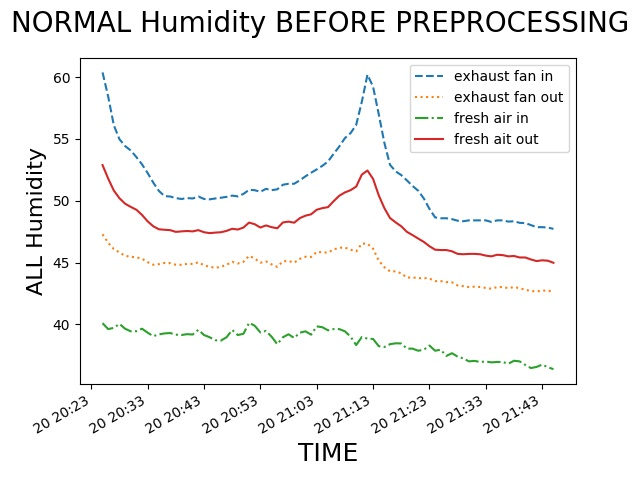

Reproduce this figure in Python.
"""
You can share the x or y axis limits for one axis with another by
passing an axes instance as a sharex or sharey kwarg.

Changing the axis limits on one axes will be reflected automatically
in the other, and vice-versa, so when you navigate with the toolbar
the axes will follow each other on their shared axes.  Ditto for
changes in the axis scaling (e.g., log vs linear).  However, it is
possible to have differences in tick labeling, e.g., you can selectively
turn off the tick labels on one axes.

The example below shows how to customize the tick labels on the
various axes.  Shared axes share the tick locator, tick formatter,
view limits, and transformation (e.g., log, linear).  But the ticklabels
themselves do not share properties.  This is a feature and not a bug,
because you may want to make the tick labels smaller on the upper
axes, e.g., in the example below.

If you want to turn off the ticklabels for a given axes (e.g., on
subplot(211) or subplot(212), you cannot do the standard trick

   setp(ax2, xticklabels=[])

because this changes the tick Formatter, which is shared among all
axes.  But you can alter the visibility of the labels, which is a
property

  setp( ax2.get_xticklabels(), visible=False)

"""
import pandas as pd
import datetime
import matplotlib
import matplotlib.pyplot as plt
import numpy as np


df=pd.read_csv('/home/seema/plot2.csv', sep=',',header=None)
df.values

#print df[0]



customdate = datetime.datetime(2018, 3, 20, 20, 25)
x = [customdate + datetime.timedelta(minutes=i) for i in range(len(df[4]))]

# plot
fig = plt.figure()
plt.plot(x,df[1], '--', label='exhaust fan in')
plt.plot(x,df[2], ':', label='exhaust fan out')
plt.plot(x,df[3], '-.', label='fresh air in')
plt.plot(x,df[4], '-', label='fresh ait out')
plt.gcf().autofmt_xdate()
fig.suptitle('NORMAL Humidity BEFORE PREPROCESSING', fontsize=20)
plt.xlabel('TIME', fontsize=18)
plt.ylabel('ALL Humidity', fontsize=16)
plt.legend(loc='upper right')
fig.savefig('NORMAL_Humidity_BEFORE_PREPROCESSING_temp_all.jpg')
#ax1 = plt.subplot(311)
#ax1.set_ylabel('Exhaust Temperature')
#plt.setp(ax1.get_xticklabels(), fontsize=10, visible=False)
#ax1.set_title('Fault type')
#plt.show()
#plt.plot(t, df[0], '--' )
#plt.plot(t, df[1])

"""
# share x only
ax2 = plt.subplot(312, sharex=ax1)
plt.plot(t, df[2],'--')
plt.plot(t, df[3])
ax2.set_title('90 Degree')
ax2.set_ylabel('M-factor')
# make these tick labels invisible
plt.setp(ax2.get_xticklabels(), visible=False)

# share x and y
ax3 = plt.subplot(313, sharex=ax1)
plt.plot(t, df[4],'--')
plt.plot(t, df[5])
ax3.set_title('Exhaust off')
#plt.setp(ax3, xticklabels=[])
plt.xlim(0.1, 3.0)
ax3.set_xlabel('Fin Depth (m)')
ax3.set_ylabel('M-factor')
"""

plt.show()
